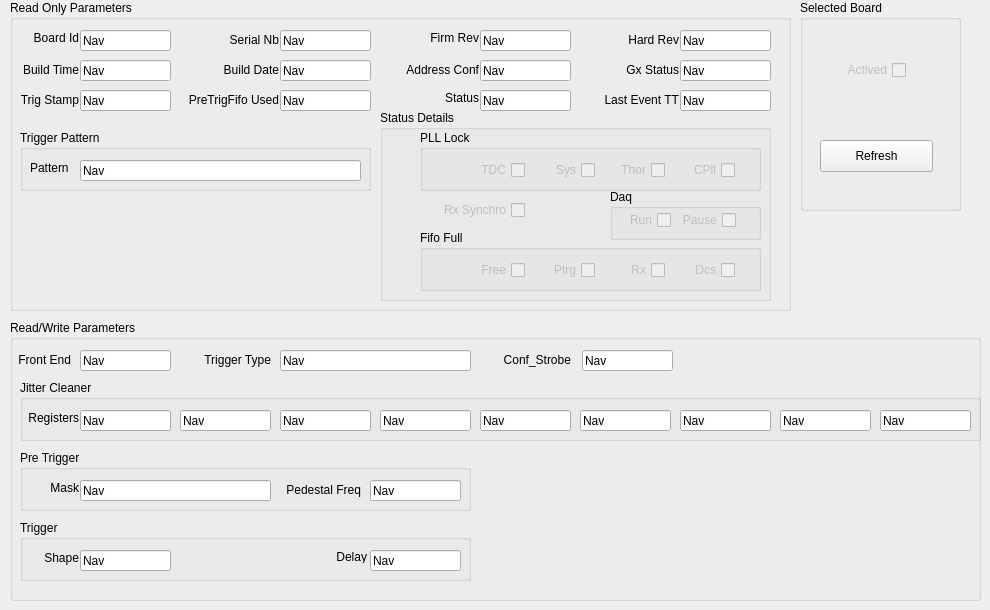
    <widget class="QWidget" name="ThorTab">
     <attribute name="title">
      <string>Thor</string>
     </attribute>
     <widget class="QLineEdit" name="lineEdit_ThorTab_BoardId">
      <property name="geometry">
       <rect>
        <x>80</x>
        <y>30</y>
        <width>91</width>
        <height>21</height>
       </rect>
      </property>
      <property name="text">
       <string>Nav</string>
      </property>
      <property name="readOnly">
       <bool>true</bool>
      </property>
     </widget>
     <widget class="QLineEdit" name="lineEdit_ThorTab_Sn">
      <property name="geometry">
       <rect>
        <x>280</x>
        <y>30</y>
        <width>91</width>
        <height>21</height>
       </rect>
      </property>
      <property name="text">
       <string>Nav</string>
      </property>
      <property name="readOnly">
       <bool>true</bool>
      </property>
     </widget>
     <widget class="QLineEdit" name="lineEdit_ThorTab_FirmRev">
      <property name="geometry">
       <rect>
        <x>480</x>
        <y>30</y>
        <width>91</width>
        <height>21</height>
       </rect>
      </property>
      <property name="text">
       <string>Nav</string>
      </property>
      <property name="readOnly">
       <bool>true</bool>
      </property>
     </widget>
     <widget class="QLineEdit" name="lineEdit_ThorTab_HardRev">
      <property name="geometry">
       <rect>
        <x>680</x>
        <y>30</y>
        <width>91</width>
        <height>21</height>
       </rect>
      </property>
      <property name="text">
       <string>Nav</string>
      </property>
      <property name="readOnly">
       <bool>true</bool>
      </property>
     </widget>
     <widget class="QLineEdit" name="lineEdit_ThorTab_BTime">
      <property name="geometry">
       <rect>
        <x>80</x>
        <y>60</y>
        <width>91</width>
        <height>21</height>
       </rect>
      </property>
      <property name="text">
       <string>Nav</string>
      </property>
      <property name="readOnly">
       <bool>true</bool>
      </property>
     </widget>
     <widget class="QLineEdit" name="lineEdit_ThorTab_BDate">
      <property name="geometry">
       <rect>
        <x>280</x>
        <y>60</y>
        <width>91</width>
        <height>21</height>
       </rect>
      </property>
      <property name="text">
       <string>Nav</string>
      </property>
      <property name="readOnly">
       <bool>true</bool>
      </property>
     </widget>
     <widget class="QLineEdit" name="lineEdit_ThorTab_AddrConf">
      <property name="geometry">
       <rect>
        <x>480</x>
        <y>60</y>
        <width>91</width>
        <height>21</height>
       </rect>
      </property>
      <property name="text">
       <string>Nav</string>
      </property>
      <property name="readOnly">
       <bool>true</bool>
      </property>
     </widget>
     <widget class="QLineEdit" name="lineEdit_ThorTab_GxStatus">
      <property name="geometry">
       <rect>
        <x>680</x>
        <y>60</y>
        <width>91</width>
        <height>21</height>
       </rect>
      </property>
      <property name="text">
       <string>Nav</string>
      </property>
      <property name="readOnly">
       <bool>true</bool>
      </property>
     </widget>
     <widget class="QLineEdit" name="lineEdit_ThorTab_TrigStamp">
      <property name="geometry">
       <rect>
        <x>80</x>
        <y>90</y>
        <width>91</width>
        <height>21</height>
       </rect>
      </property>
      <property name="text">
       <string>Nav</string>
      </property>
      <property name="readOnly">
       <bool>true</bool>
      </property>
     </widget>
     <widget class="QLineEdit" name="lineEdit_ThorTab_Used">
      <property name="geometry">
       <rect>
        <x>280</x>
        <y>90</y>
        <width>91</width>
        <height>21</height>
       </rect>
      </property>
      <property name="text">
       <string>Nav</string>
      </property>
      <property name="readOnly">
       <bool>true</bool>
      </property>
     </widget>
     <widget class="QLineEdit" name="lineEdit_ThorTab_Status">
      <property name="geometry">
       <rect>
        <x>480</x>
        <y>90</y>
        <width>91</width>
        <height>21</height>
       </rect>
      </property>
      <property name="text">
       <string>Nav</string>
      </property>
      <property name="readOnly">
       <bool>true</bool>
      </property>
     </widget>
     <widget class="QLineEdit" name="lineEdit_ThorTab_FrontEnd">
      <property name="geometry">
       <rect>
        <x>80</x>
        <y>350</y>
        <width>91</width>
        <height>21</height>
       </rect>
      </property>
      <property name="text">
       <string>Nav</string>
      </property>
      <property name="readOnly">
       <bool>true</bool>
      </property>
     </widget>
     <widget class="QLineEdit" name="lineEdit_ThorTab_TrigType">
      <property name="geometry">
       <rect>
        <x>280</x>
        <y>350</y>
        <width>191</width>
        <height>21</height>
       </rect>
      </property>
      <property name="text">
       <string>Nav</string>
      </property>
      <property name="readOnly">
       <bool>true</bool>
      </property>
     </widget>
     <widget class="QLineEdit" name="lineEdit_ThorTab_ConfStrobe">
      <property name="geometry">
       <rect>
        <x>582</x>
        <y>350</y>
        <width>91</width>
        <height>21</height>
       </rect>
      </property>
      <property name="text">
       <string>Nav</string>
      </property>
      <property name="readOnly">
       <bool>true</bool>
      </property>
     </widget>
     <widget class="QLineEdit" name="lineEdit_ThorTab_CDCE0">
      <property name="geometry">
       <rect>
        <x>80</x>
        <y>410</y>
        <width>91</width>
        <height>21</height>
       </rect>
      </property>
      <property name="text">
       <string>Nav</string>
      </property>
      <property name="readOnly">
       <bool>true</bool>
      </property>
     </widget>
     <widget class="QLineEdit" name="lineEdit_ThorTab_CDCE1">
      <property name="geometry">
       <rect>
        <x>180</x>
        <y>410</y>
        <width>91</width>
        <height>21</height>
       </rect>
      </property>
      <property name="text">
       <string>Nav</string>
      </property>
      <property name="readOnly">
       <bool>true</bool>
      </property>
     </widget>
     <widget class="QLineEdit" name="lineEdit_ThorTab_CDCE2">
      <property name="geometry">
       <rect>
        <x>280</x>
        <y>410</y>
        <width>91</width>
        <height>21</height>
       </rect>
      </property>
      <property name="text">
       <string>Nav</string>
      </property>
      <property name="readOnly">
       <bool>true</bool>
      </property>
     </widget>
     <widget class="QLineEdit" name="lineEdit_ThorTab_CDCE7">
      <property name="geometry">
       <rect>
        <x>780</x>
        <y>410</y>
        <width>91</width>
        <height>21</height>
       </rect>
      </property>
      <property name="text">
       <string>Nav</string>
      </property>
      <property name="readOnly">
       <bool>true</bool>
      </property>
     </widget>
     <widget class="QLineEdit" name="lineEdit_ThorTab_CDCE6">
      <property name="geometry">
       <rect>
        <x>680</x>
        <y>410</y>
        <width>91</width>
        <height>21</height>
       </rect>
      </property>
      <property name="text">
       <string>Nav</string>
      </property>
      <property name="readOnly">
       <bool>true</bool>
      </property>
     </widget>
     <widget class="QLineEdit" name="lineEdit_ThorTab_CDCE5">
      <property name="geometry">
       <rect>
        <x>580</x>
        <y>410</y>
        <width>91</width>
        <height>21</height>
       </rect>
      </property>
      <property name="text">
       <string>Nav</string>
      </property>
      <property name="readOnly">
       <bool>true</bool>
      </property>
     </widget>
     <widget class="QLineEdit" name="lineEdit_ThorTab_CDCE4">
      <property name="geometry">
       <rect>
        <x>480</x>
        <y>410</y>
        <width>91</width>
        <height>21</height>
       </rect>
      </property>
      <property name="text">
       <string>Nav</string>
      </property>
      <property name="readOnly">
       <bool>true</bool>
      </property>
     </widget>
     <widget class="QLineEdit" name="lineEdit_ThorTab_CDCE3">
      <property name="geometry">
       <rect>
        <x>380</x>
        <y>410</y>
        <width>91</width>
        <height>21</height>
       </rect>
      </property>
      <property name="text">
       <string>Nav</string>
      </property>
      <property name="readOnly">
       <bool>true</bool>
      </property>
     </widget>
     <widget class="QLineEdit" name="lineEdit_ThorTab_CDCE8">
      <property name="geometry">
       <rect>
        <x>880</x>
        <y>410</y>
        <width>91</width>
        <height>21</height>
       </rect>
      </property>
      <property name="text">
       <string>Nav</string>
      </property>
      <property name="readOnly">
       <bool>true</bool>
      </property>
     </widget>
     <widget class="QLineEdit" name="lineEdit_ThorTab_TrigShape">
      <property name="geometry">
       <rect>
        <x>80</x>
        <y>550</y>
        <width>91</width>
        <height>21</height>
       </rect>
      </property>
      <property name="text">
       <string>Nav</string>
      </property>
      <property name="readOnly">
       <bool>true</bool>
      </property>
     </widget>
     <widget class="QLineEdit" name="lineEdit_ThorTab_PTrigFreq">
      <property name="geometry">
       <rect>
        <x>370</x>
        <y>480</y>
        <width>91</width>
        <height>21</height>
       </rect>
      </property>
      <property name="text">
       <string>Nav</string>
      </property>
      <property name="readOnly">
       <bool>true</bool>
      </property>
     </widget>
     <widget class="QLineEdit" name="lineEdit_ThorTab_PTrigMask">
      <property name="geometry">
       <rect>
        <x>80</x>
        <y>480</y>
        <width>191</width>
        <height>21</height>
       </rect>
      </property>
      <property name="text">
       <string>Nav</string>
      </property>
      <property name="readOnly">
       <bool>true</bool>
      </property>
     </widget>
     <widget class="QLineEdit" name="lineEdit_ThorTab_TrigPat">
      <property name="geometry">
       <rect>
        <x>80</x>
        <y>160</y>
        <width>281</width>
        <height>21</height>
       </rect>
      </property>
      <property name="text">
       <string>Nav</string>
      </property>
      <property name="readOnly">
       <bool>true</bool>
      </property>
     </widget>
     <widget class="QGroupBox" name="groupBox_16">
      <property name="geometry">
       <rect>
        <x>20</x>
        <y>520</y>
        <width>451</width>
        <height>61</height>
       </rect>
      </property>
      <property name="title">
       <string>Trigger</string>
      </property>
     </widget>
     <widget class="QGroupBox" name="groupBox_18">
      <property name="geometry">
       <rect>
        <x>20</x>
        <y>380</y>
        <width>961</width>
        <height>61</height>
       </rect>
      </property>
      <property name="title">
       <string>Jitter Cleaner</string>
      </property>
      <widget class="QLabel" name="label_104">
       <property name="geometry">
        <rect>
         <x>0</x>
         <y>30</y>
         <width>59</width>
         <height>16</height>
        </rect>
       </property>
       <property name="text">
        <string>Registers</string>
       </property>
       <property name="alignment">
        <set>Qt::AlignRight|Qt::AlignTrailing|Qt::AlignVCenter</set>
       </property>
      </widget>
     </widget>
     <widget class="QGroupBox" name="groupBox_19">
      <property name="geometry">
       <rect>
        <x>10</x>
        <y>320</y>
        <width>971</width>
        <height>281</height>
       </rect>
      </property>
      <property name="title">
       <string>Read/Write Parameters</string>
      </property>
      <widget class="QLabel" name="label_101">
       <property name="geometry">
        <rect>
         <x>0</x>
         <y>30</y>
         <width>61</width>
         <height>20</height>
        </rect>
       </property>
       <property name="text">
        <string>Front End</string>
       </property>
       <property name="alignment">
        <set>Qt::AlignRight|Qt::AlignTrailing|Qt::AlignVCenter</set>
       </property>
      </widget>
      <widget class="QLabel" name="label_102">
       <property name="geometry">
        <rect>
         <x>180</x>
         <y>30</y>
         <width>81</width>
         <height>20</height>
        </rect>
       </property>
       <property name="text">
        <string>Trigger Type</string>
       </property>
       <property name="alignment">
        <set>Qt::AlignRight|Qt::AlignTrailing|Qt::AlignVCenter</set>
       </property>
      </widget>
      <widget class="QLabel" name="label_103">
       <property name="geometry">
        <rect>
         <x>480</x>
         <y>30</y>
         <width>81</width>
         <height>20</height>
        </rect>
       </property>
       <property name="text">
        <string>Conf_Strobe</string>
       </property>
       <property name="alignment">
        <set>Qt::AlignRight|Qt::AlignTrailing|Qt::AlignVCenter</set>
       </property>
      </widget>
      <widget class="QLabel" name="label_107">
       <property name="geometry">
        <rect>
         <x>10</x>
         <y>230</y>
         <width>59</width>
         <height>16</height>
        </rect>
       </property>
       <property name="text">
        <string>Shape</string>
       </property>
       <property name="alignment">
        <set>Qt::AlignRight|Qt::AlignTrailing|Qt::AlignVCenter</set>
       </property>
      </widget>
      <widget class="QGroupBox" name="groupBox_17">
       <property name="geometry">
        <rect>
         <x>10</x>
         <y>130</y>
         <width>451</width>
         <height>61</height>
        </rect>
       </property>
       <property name="title">
        <string>Pre Trigger</string>
       </property>
       <widget class="QLabel" name="label_105">
        <property name="geometry">
         <rect>
          <x>0</x>
          <y>30</y>
          <width>59</width>
          <height>16</height>
         </rect>
        </property>
        <property name="text">
         <string>Mask</string>
        </property>
        <property name="alignment">
         <set>Qt::AlignRight|Qt::AlignTrailing|Qt::AlignVCenter</set>
        </property>
       </widget>
       <widget class="QLabel" name="label_106">
        <property name="geometry">
         <rect>
          <x>250</x>
          <y>30</y>
          <width>91</width>
          <height>20</height>
         </rect>
        </property>
        <property name="text">
         <string>Pedestal Freq</string>
        </property>
        <property name="alignment">
         <set>Qt::AlignRight|Qt::AlignTrailing|Qt::AlignVCenter</set>
        </property>
       </widget>
      </widget>
      <widget class="QLineEdit" name="lineEdit_ThorTab_TrigDelay">
       <property name="geometry">
        <rect>
         <x>360</x>
         <y>230</y>
         <width>91</width>
         <height>21</height>
        </rect>
       </property>
       <property name="text">
        <string>Nav</string>
       </property>
       <property name="readOnly">
        <bool>true</bool>
       </property>
      </widget>
      <widget class="QLabel" name="label_117">
       <property name="geometry">
        <rect>
         <x>310</x>
         <y>230</y>
         <width>47</width>
         <height>13</height>
        </rect>
       </property>
       <property name="text">
        <string>Delay</string>
       </property>
       <property name="alignment">
        <set>Qt::AlignRight|Qt::AlignTrailing|Qt::AlignVCenter</set>
       </property>
      </widget>
      <zorder>groupBox_17</zorder>
      <zorder>label_101</zorder>
      <zorder>label_102</zorder>
      <zorder>label_103</zorder>
      <zorder>label_107</zorder>
      <zorder>lineEdit_ThorTab_TrigDelay</zorder>
      <zorder>label_117</zorder>
     </widget>
     <widget class="QGroupBox" name="groupBox_20">
      <property name="geometry">
       <rect>
        <x>10</x>
        <y>0</y>
        <width>781</width>
        <height>311</height>
       </rect>
      </property>
      <property name="title">
       <string>Read Only Parameters</string>
      </property>
      <widget class="QLabel" name="label_87">
       <property name="geometry">
        <rect>
         <x>10</x>
         <y>30</y>
         <width>59</width>
         <height>16</height>
        </rect>
       </property>
       <property name="text">
        <string>Board Id</string>
       </property>
       <property name="alignment">
        <set>Qt::AlignRight|Qt::AlignTrailing|Qt::AlignVCenter</set>
       </property>
      </widget>
      <widget class="QLabel" name="label_88">
       <property name="geometry">
        <rect>
         <x>208</x>
         <y>30</y>
         <width>61</width>
         <height>20</height>
        </rect>
       </property>
       <property name="text">
        <string>Serial Nb</string>
       </property>
       <property name="alignment">
        <set>Qt::AlignRight|Qt::AlignTrailing|Qt::AlignVCenter</set>
       </property>
      </widget>
      <widget class="QLabel" name="label_89">
       <property name="geometry">
        <rect>
         <x>410</x>
         <y>30</y>
         <width>59</width>
         <height>16</height>
        </rect>
       </property>
       <property name="text">
        <string>Firm Rev</string>
       </property>
       <property name="alignment">
        <set>Qt::AlignRight|Qt::AlignTrailing|Qt::AlignVCenter</set>
       </property>
      </widget>
      <widget class="QLabel" name="label_90">
       <property name="geometry">
        <rect>
         <x>608</x>
         <y>30</y>
         <width>61</width>
         <height>20</height>
        </rect>
       </property>
       <property name="text">
        <string>Hard Rev</string>
       </property>
       <property name="alignment">
        <set>Qt::AlignRight|Qt::AlignTrailing|Qt::AlignVCenter</set>
       </property>
      </widget>
      <widget class="QLabel" name="label_91">
       <property name="geometry">
        <rect>
         <x>-2</x>
         <y>60</y>
         <width>71</width>
         <height>20</height>
        </rect>
       </property>
       <property name="text">
        <string>Build Time</string>
       </property>
       <property name="alignment">
        <set>Qt::AlignRight|Qt::AlignTrailing|Qt::AlignVCenter</set>
       </property>
      </widget>
      <widget class="QLabel" name="label_92">
       <property name="geometry">
        <rect>
         <x>198</x>
         <y>60</y>
         <width>71</width>
         <height>20</height>
        </rect>
       </property>
       <property name="text">
        <string>Build Date</string>
       </property>
       <property name="alignment">
        <set>Qt::AlignRight|Qt::AlignTrailing|Qt::AlignVCenter</set>
       </property>
      </widget>
      <widget class="QLabel" name="label_93">
       <property name="geometry">
        <rect>
         <x>378</x>
         <y>60</y>
         <width>91</width>
         <height>20</height>
        </rect>
       </property>
       <property name="text">
        <string>Address Conf</string>
       </property>
       <property name="alignment">
        <set>Qt::AlignRight|Qt::AlignTrailing|Qt::AlignVCenter</set>
       </property>
      </widget>
      <widget class="QLabel" name="label_94">
       <property name="geometry">
        <rect>
         <x>598</x>
         <y>60</y>
         <width>71</width>
         <height>20</height>
        </rect>
       </property>
       <property name="text">
        <string>Gx Status</string>
       </property>
       <property name="alignment">
        <set>Qt::AlignRight|Qt::AlignTrailing|Qt::AlignVCenter</set>
       </property>
      </widget>
      <widget class="QLabel" name="label_95">
       <property name="geometry">
        <rect>
         <x>-2</x>
         <y>90</y>
         <width>71</width>
         <height>20</height>
        </rect>
       </property>
       <property name="text">
        <string>Trig Stamp</string>
       </property>
       <property name="alignment">
        <set>Qt::AlignRight|Qt::AlignTrailing|Qt::AlignVCenter</set>
       </property>
      </widget>
      <widget class="QLabel" name="label_96">
       <property name="geometry">
        <rect>
         <x>158</x>
         <y>90</y>
         <width>111</width>
         <height>20</height>
        </rect>
       </property>
       <property name="text">
        <string>PreTrigFifo Used</string>
       </property>
       <property name="alignment">
        <set>Qt::AlignRight|Qt::AlignTrailing|Qt::AlignVCenter</set>
       </property>
      </widget>
      <widget class="QGroupBox" name="groupBox_21">
       <property name="geometry">
        <rect>
         <x>10</x>
         <y>130</y>
         <width>351</width>
         <height>61</height>
        </rect>
       </property>
       <property name="title">
        <string>Trigger Pattern</string>
       </property>
       <widget class="QLabel" name="label_85">
        <property name="geometry">
         <rect>
          <x>10</x>
          <y>30</y>
          <width>59</width>
          <height>16</height>
         </rect>
        </property>
        <property name="text">
         <string>Pattern</string>
        </property>
       </widget>
      </widget>
      <widget class="QLabel" name="label_100">
       <property name="geometry">
        <rect>
         <x>410</x>
         <y>90</y>
         <width>59</width>
         <height>16</height>
        </rect>
       </property>
       <property name="text">
        <string>Status</string>
       </property>
       <property name="alignment">
        <set>Qt::AlignRight|Qt::AlignTrailing|Qt::AlignVCenter</set>
       </property>
      </widget>
      <widget class="QLineEdit" name="lineEdit_ThorTab_TT">
       <property name="geometry">
        <rect>
         <x>670</x>
         <y>90</y>
         <width>91</width>
         <height>21</height>
        </rect>
       </property>
       <property name="text">
        <string>Nav</string>
       </property>
       <property name="readOnly">
        <bool>true</bool>
       </property>
      </widget>
      <widget class="QLabel" name="label_86">
       <property name="geometry">
        <rect>
         <x>578</x>
         <y>90</y>
         <width>91</width>
         <height>20</height>
        </rect>
       </property>
       <property name="text">
        <string>Last Event TT</string>
       </property>
       <property name="alignment">
        <set>Qt::AlignRight|Qt::AlignTrailing|Qt::AlignVCenter</set>
       </property>
      </widget>
      <widget class="QCheckBox" name="checkBox_ThorTab_St_1">
       <property name="enabled">
        <bool>false</bool>
       </property>
       <property name="geometry">
        <rect>
         <x>570</x>
         <y>160</y>
         <width>85</width>
         <height>20</height>
        </rect>
       </property>
       <property name="layoutDirection">
        <enum>Qt::RightToLeft</enum>
       </property>
       <property name="text">
        <string>Thor</string>
       </property>
      </widget>
      <widget class="QCheckBox" name="checkBox_ThorTab_St_2">
       <property name="enabled">
        <bool>false</bool>
       </property>
       <property name="geometry">
        <rect>
         <x>500</x>
         <y>160</y>
         <width>85</width>
         <height>20</height>
        </rect>
       </property>
       <property name="layoutDirection">
        <enum>Qt::RightToLeft</enum>
       </property>
       <property name="text">
        <string>Sys</string>
       </property>
      </widget>
      <widget class="QCheckBox" name="checkBox_ThorTab_St_3">
       <property name="enabled">
        <bool>false</bool>
       </property>
       <property name="geometry">
        <rect>
         <x>430</x>
         <y>160</y>
         <width>85</width>
         <height>20</height>
        </rect>
       </property>
       <property name="layoutDirection">
        <enum>Qt::RightToLeft</enum>
       </property>
       <property name="text">
        <string>TDC</string>
       </property>
      </widget>
      <widget class="QCheckBox" name="checkBox_ThorTab_St_4">
       <property name="enabled">
        <bool>false</bool>
       </property>
       <property name="geometry">
        <rect>
         <x>404</x>
         <y>200</y>
         <width>111</width>
         <height>20</height>
        </rect>
       </property>
       <property name="layoutDirection">
        <enum>Qt::RightToLeft</enum>
       </property>
       <property name="text">
        <string>Rx Synchro</string>
       </property>
      </widget>
      <widget class="QCheckBox" name="checkBox_ThorTab_St_5">
       <property name="enabled">
        <bool>false</bool>
       </property>
       <property name="geometry">
        <rect>
         <x>640</x>
         <y>260</y>
         <width>85</width>
         <height>20</height>
        </rect>
       </property>
       <property name="layoutDirection">
        <enum>Qt::RightToLeft</enum>
       </property>
       <property name="text">
        <string>Dcs</string>
       </property>
      </widget>
      <widget class="QCheckBox" name="checkBox_ThorTab_St_6">
       <property name="enabled">
        <bool>false</bool>
       </property>
       <property name="geometry">
        <rect>
         <x>570</x>
         <y>260</y>
         <width>85</width>
         <height>20</height>
        </rect>
       </property>
       <property name="layoutDirection">
        <enum>Qt::RightToLeft</enum>
       </property>
       <property name="text">
        <string>Rx</string>
       </property>
      </widget>
      <widget class="QCheckBox" name="checkBox_ThorTab_St_7">
       <property name="enabled">
        <bool>false</bool>
       </property>
       <property name="geometry">
        <rect>
         <x>500</x>
         <y>260</y>
         <width>85</width>
         <height>20</height>
        </rect>
       </property>
       <property name="layoutDirection">
        <enum>Qt::RightToLeft</enum>
       </property>
       <property name="text">
        <string>Ptrg</string>
       </property>
      </widget>
      <widget class="QCheckBox" name="checkBox_ThorTab_St_8">
       <property name="enabled">
        <bool>false</bool>
       </property>
       <property name="geometry">
        <rect>
         <x>430</x>
         <y>260</y>
         <width>85</width>
         <height>20</height>
        </rect>
       </property>
       <property name="layoutDirection">
        <enum>Qt::RightToLeft</enum>
       </property>
       <property name="text">
        <string>Free</string>
       </property>
      </widget>
      <widget class="QCheckBox" name="checkBox_ThorTab_St_0">
       <property name="enabled">
        <bool>false</bool>
       </property>
       <property name="geometry">
        <rect>
         <x>640</x>
         <y>160</y>
         <width>85</width>
         <height>20</height>
        </rect>
       </property>
       <property name="layoutDirection">
        <enum>Qt::RightToLeft</enum>
       </property>
       <property name="text">
        <string>CPll</string>
       </property>
      </widget>
      <widget class="QGroupBox" name="groupBox_28">
       <property name="geometry">
        <rect>
         <x>410</x>
         <y>230</y>
         <width>341</width>
         <height>61</height>
        </rect>
       </property>
       <property name="title">
        <string>Fifo Full</string>
       </property>
      </widget>
      <widget class="QGroupBox" name="groupBox_29">
       <property name="geometry">
        <rect>
         <x>410</x>
         <y>130</y>
         <width>341</width>
         <height>61</height>
        </rect>
       </property>
       <property name="title">
        <string>PLL Lock</string>
       </property>
      </widget>
      <widget class="QGroupBox" name="groupBox_30">
       <property name="geometry">
        <rect>
         <x>370</x>
         <y>110</y>
         <width>391</width>
         <height>191</height>
        </rect>
       </property>
       <property name="title">
        <string>Status Details</string>
       </property>
       <widget class="QCheckBox" name="checkBox_ThorTab_St_10">
        <property name="enabled">
         <bool>false</bool>
        </property>
        <property name="geometry">
         <rect>
          <x>265</x>
          <y>100</y>
          <width>91</width>
          <height>20</height>
         </rect>
        </property>
        <property name="layoutDirection">
         <enum>Qt::RightToLeft</enum>
        </property>
        <property name="text">
         <string>Pause</string>
        </property>
       </widget>
       <widget class="QCheckBox" name="checkBox_ThorTab_St_9">
        <property name="enabled">
         <bool>false</bool>
        </property>
        <property name="geometry">
         <rect>
          <x>240</x>
          <y>100</y>
          <width>51</width>
          <height>20</height>
         </rect>
        </property>
        <property name="layoutDirection">
         <enum>Qt::RightToLeft</enum>
        </property>
        <property name="text">
         <string>Run</string>
        </property>
       </widget>
      </widget>
      <widget class="QGroupBox" name="groupBox_42">
       <property name="geometry">
        <rect>
         <x>600</x>
         <y>189</y>
         <width>151</width>
         <height>51</height>
        </rect>
       </property>
       <property name="title">
        <string>Daq</string>
       </property>
      </widget>
      <zorder>groupBox_42</zorder>
      <zorder>groupBox_30</zorder>
      <zorder>groupBox_29</zorder>
      <zorder>groupBox_28</zorder>
      <zorder>groupBox_21</zorder>
      <zorder>label_87</zorder>
      <zorder>label_88</zorder>
      <zorder>label_89</zorder>
      <zorder>label_90</zorder>
      <zorder>label_91</zorder>
      <zorder>label_92</zorder>
      <zorder>label_93</zorder>
      <zorder>label_94</zorder>
      <zorder>label_95</zorder>
      <zorder>label_96</zorder>
      <zorder>label_100</zorder>
      <zorder>lineEdit_ThorTab_TT</zorder>
      <zorder>label_86</zorder>
      <zorder>checkBox_ThorTab_St_1</zorder>
      <zorder>checkBox_ThorTab_St_2</zorder>
      <zorder>checkBox_ThorTab_St_3</zorder>
      <zorder>checkBox_ThorTab_St_4</zorder>
      <zorder>checkBox_ThorTab_St_5</zorder>
      <zorder>checkBox_ThorTab_St_6</zorder>
      <zorder>checkBox_ThorTab_St_7</zorder>
      <zorder>checkBox_ThorTab_St_8</zorder>
      <zorder>checkBox_ThorTab_St_0</zorder>
     </widget>
     <widget class="QGroupBox" name="groupBox_22">
      <property name="geometry">
       <rect>
        <x>800</x>
        <y>0</y>
        <width>161</width>
        <height>211</height>
       </rect>
      </property>
      <property name="title">
       <string>Selected Board</string>
      </property>
      <widget class="QCheckBox" name="checkBox_ThorTab_Actived">
       <property name="enabled">
        <bool>false</bool>
       </property>
       <property name="geometry">
        <rect>
         <x>20</x>
         <y>60</y>
         <width>86</width>
         <height>20</height>
        </rect>
       </property>
       <property name="layoutDirection">
        <enum>Qt::RightToLeft</enum>
       </property>
       <property name="text">
        <string>Actived</string>
       </property>
      </widget>
      <widget class="QPushButton" name="_ThorTab_Do">
       <property name="geometry">
        <rect>
         <x>20</x>
         <y>140</y>
         <width>113</width>
         <height>32</height>
        </rect>
       </property>
       <property name="text">
        <string>Refresh</string>
       </property>
      </widget>
     </widget>
     <zorder>groupBox_16</zorder>
     <zorder>groupBox_19</zorder>
     <zorder>groupBox_20</zorder>
     <zorder>groupBox_18</zorder>
     <zorder>groupBox_22</zorder>
     <zorder>lineEdit_ThorTab_BoardId</zorder>
     <zorder>lineEdit_ThorTab_Sn</zorder>
     <zorder>lineEdit_ThorTab_FirmRev</zorder>
     <zorder>lineEdit_ThorTab_HardRev</zorder>
     <zorder>lineEdit_ThorTab_BTime</zorder>
     <zorder>lineEdit_ThorTab_BDate</zorder>
     <zorder>lineEdit_ThorTab_AddrConf</zorder>
     <zorder>lineEdit_ThorTab_GxStatus</zorder>
     <zorder>lineEdit_ThorTab_TrigStamp</zorder>
     <zorder>lineEdit_ThorTab_Used</zorder>
     <zorder>lineEdit_ThorTab_Status</zorder>
     <zorder>lineEdit_ThorTab_FrontEnd</zorder>
     <zorder>lineEdit_ThorTab_TrigType</zorder>
     <zorder>lineEdit_ThorTab_ConfStrobe</zorder>
     <zorder>lineEdit_ThorTab_CDCE0</zorder>
     <zorder>lineEdit_ThorTab_CDCE1</zorder>
     <zorder>lineEdit_ThorTab_CDCE2</zorder>
     <zorder>lineEdit_ThorTab_CDCE7</zorder>
     <zorder>lineEdit_ThorTab_CDCE6</zorder>
     <zorder>lineEdit_ThorTab_CDCE5</zorder>
     <zorder>lineEdit_ThorTab_CDCE4</zorder>
     <zorder>lineEdit_ThorTab_CDCE3</zorder>
     <zorder>lineEdit_ThorTab_CDCE8</zorder>
     <zorder>lineEdit_ThorTab_TrigShape</zorder>
     <zorder>lineEdit_ThorTab_PTrigFreq</zorder>
     <zorder>lineEdit_ThorTab_PTrigMask</zorder>
     <zorder>lineEdit_ThorTab_TrigPat</zorder>
    </widget>
